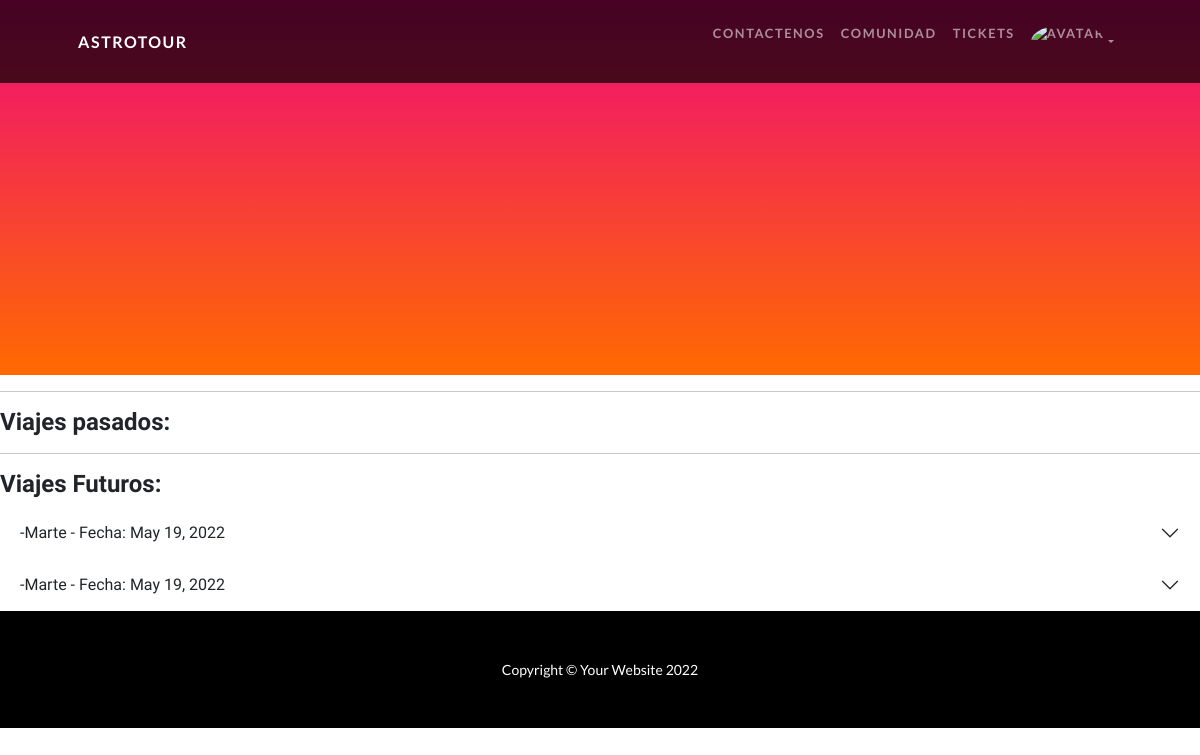
/viaje/ticket-usuario (signed in), run on the app's committed database.
### Viajes/models.py (models this page shows, shortened)
class Ticket_abordaje(models.Model):
    usuario = models.ForeignKey(Astroturista, on_delete= models.CASCADE)
    destino = models.ForeignKey(Destino, on_delete= models.CASCADE)
    vehiculo = models.ForeignKey(Vehiculo, on_delete= models.CASCADE)
    precio = models.IntegerField(blank = True, null = True)
    tiempo = models.FloatField(blank = True, null = True)
    fecha = models.DateField(blank = True, null = True)
    codigo_qr = models.ImageField(upload_to = "imagen", null = True, blank = True)

class Destino(models.Model):
    lugar = models.CharField(max_length = 50)
    ubicacion = models.CharField(max_length= 50)
    kilometros = models.IntegerField()
    gravedad = models.FloatField()
    resumen = models.TextField()
    descripcion = models.TextField()
    imagen = models.ImageField(upload_to = "imagen")
    def __str__(self):
        return f"{self.lugar}"

### Viajes/views.py (the view)
# urls.py: path("ticket-usuario", views.mostrar_tickets_astroturista, name = "Mostrar_tickets_usuario"),
@login_required
def mostrar_tickets_astroturista(request):
    user1 = request.user
    astroturista = Astroturista.objects.get(user = user1)
    now = datetime.now().date()
    print(now)
    tickets = Ticket_abordaje.objects.filter(usuario = astroturista)
    contexto = {"tickets_astrotusrita": tickets, "fecha_hoy": now}
    return render(request, "mostrar_ticket_usuario.html", contexto)

### Usuario/models.py (called while the page is built)
    def __str__(self):
        return f"{self.nombre} {self.apellido}"

### Viajes/models.py (called while the page is built)
    def __str__(self):
        return f"{self.nombre_vehiculo}"

### Viajes/templates/mostrar_ticket_usuario.html (shortened to what this page needs)
{% extends "padre.html" %}
{% load mathfilters %}
{% block ContenidoQueCambia %}
<section class="page-section" id="services">
    <hr class="divider" />
    <h4>Viajes pasados:</h4>
    <hr class="divider" />
    <h4>Viajes Futuros:</h4>
    {% for ticket in tickets_astrotusrita %}
    {% if ticket.fecha > fecha_hoy %}
      <div class="accordion accordion-flush" id="accordionFlushExample">
        <div class="accordion-item">
          <h2 class="accordion-header" id="flush-headingOne">
            <button class="accordion-button collapsed" type="button" data-bs-toggle="collapse" data-bs-target="#flush-collapseOne{{ticket.id}}" aria-expanded="false" aria-controls="flush-collapseOne">
                -{{ticket.destino}} - Fecha: {{ticket.fecha}}
            </button>
          </h2>
        </div>
      </div>
    {% endif %}
    {% endfor %}
</section>
{% endblock ContenidoQueCambia %}

### data on the page
Ticket_abordaje: destino "Marte", fecha "May 19, 2022"
Ticket_abordaje: destino "Marte", fecha "May 19, 2022"
